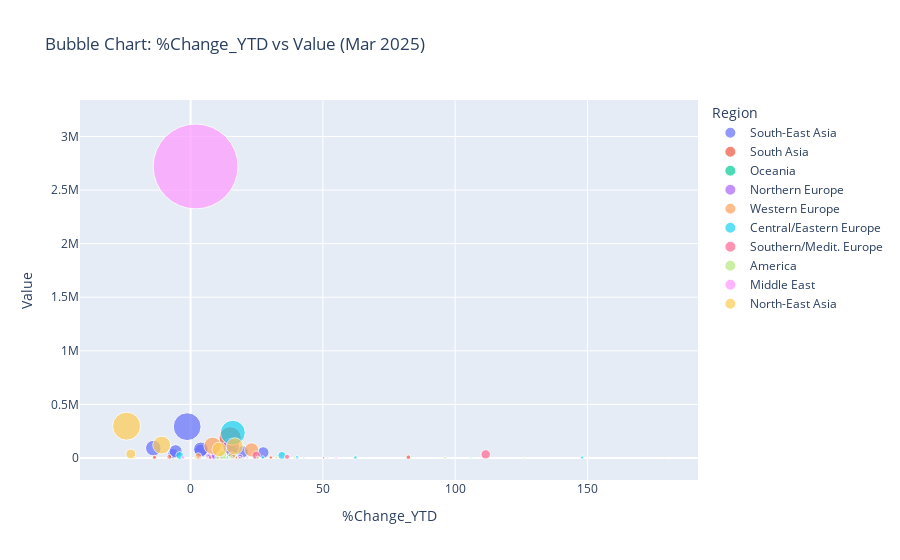

Write notebook code for a chart like this one.
### Code cell
mar_2025 = df_2025[df_2025['Month'] == 'Mar']
top10_mar = mar_2025.sort_values(by='Value', ascending=False).head(10)
top10_mar_cleaned = mar_2025[~mar_2025['Country'].str.contains("Total", case=False)]
# 1. Prepare data for Pareto Chart (Top 10 by Value in Mar 2025)
pareto_df = top10_mar_cleaned.sort_values(by='Value', ascending=False).copy()
pareto_df['Cumulative'] = pareto_df['Value'].cumsum()
pareto_df['Cumulative %'] = 100 * pareto_df['Cumulative'] / pareto_df['Value'].sum()


# 3. Bubble Chart (Mar 2025: Value vs %Change_YTD)
mar_bubble = mar_2025[mar_2025['%Change_YTD'].notna()]

# Bubble Chart: Value vs %Change_YTD
fig_bubble = px.scatter(mar_bubble, x='%Change_YTD', y='Value', size='Value',
                        color='Region', hover_name='Country',
                        title='Bubble Chart: %Change_YTD vs Value (Mar 2025)',
                        size_max=60)
fig_bubble.show()

### Figure 1 — Plotly figure (JSON) as saved in the notebook; plotly's stock layout.template omitted (floating-point values rounded to 4 significant figures)
{"data": [{"hovertemplate": "<b>%{hovertext}</b><br><br>Region=South-East Asia<br>%Change_YTD=%{x}<br>Value=%{marker.size}<extra></extra>", "hovertext": ["Brunei", "Cambodia", "Indonesia", "Laos", "Malaysia", "Myanmar", "Philippines", "Singapore", "Vietnam"], "legendgroup": "South-East Asia", "marker": {"color": "#636efa", "size": [856, 41087, 66486, 92192, 292436, 57188, 51046, 81349, 63945], "sizemode": "area", "sizeref": 755.7, "symbol": "circle"}, "mode": "markers", "name": "South-East Asia", "orientation": "v", "showlegend": true, "type": "scatter", "x": [-6.61, -6.61, 3.91, -14.08, -1.29, 19.49, 27.45, 3.9, -5.66], "xaxis": "x", "y": [856, 41087, 66486, 92192, 292436, 57188, 51046, 81349, 63945], "yaxis": "y"}, {"hovertemplate": "<b>%{hovertext}</b><br><br>Region=South Asia<br>%Change_YTD=%{x}<br>Value=%{marker.size}<extra></extra>", "hovertext": ["Bangladesh", "Bhutan", "India", "Iran", "Maldives", "Nepal", "Pakistan", "Sri Lanka"], "legendgroup": "South Asia", "marker": {"color": "#EF553B", "size": [6202, 1805, 187973, 8912, 1052, 4292, 3736, 7766], "sizemode": "area", "sizeref": 755.7, "symbol": "circle"}, "mode": "markers", "name": "South Asia", "orientation": "v", "showlegend": true, "type": "scatter", "x": [-13.63, 50.26, 14.97, -8.05, -8.4, 30.34, 17.22, 82.31], "xaxis": "x", "y": [6202, 1805, 187973, 8912, 1052, 4292, 3736, 7766], "yaxis": "y"}, {"hovertemplate": "<b>%{hovertext}</b><br><br>Region=Oceania<br>%Change_YTD=%{x}<br>Value=%{marker.size}<extra></extra>", "hovertext": ["Australia", "New Zealand"], "legendgroup": "Oceania", "marker": {"color": "#00cc96", "size": [59395, 7172], "sizemode": "area", "sizeref": 755.7, "symbol": "circle"}, "mode": "markers", "name": "Oceania", "orientation": "v", "showlegend": true, "type": "scatter", "x": [15.62, 12.11], "xaxis": "x", "y": [59395, 7172], "yaxis": "y"}, {"hovertemplate": "<b>%{hovertext}</b><br><br>Region=Northern Europe<br>%Change_YTD=%{x}<br>Value=%{marker.size}<extra></extra>", "hovertext": ["Denmark", "Finland", "Iceland", "Ireland", "Norway", "Sweden", "United Kingdom"], "legendgroup": "Northern Europe", "marker": {"color": "#ab63fa", "size": [16334, 11375, 355, 7270, 10277, 23215, 106268], "sizemode": "area", "sizeref": 755.7, "symbol": "circle"}, "mode": "markers", "name": "Northern Europe", "orientation": "v", "showlegend": true, "type": "scatter", "x": [6.88, 7.09, 16.77, 8.38, 18.8, 9.23, 15.36], "xaxis": "x", "y": [16334, 11375, 355, 7270, 10277, 23215, 106268], "yaxis": "y"}, {"hovertemplate": "<b>%{hovertext}</b><br><br>Region=Western Europe<br>%Change_YTD=%{x}<br>Value=%{marker.size}<extra></extra>", "hovertext": ["Austria", "Belgium", "France", "Germany", "Luxembourg", "Netherlands", "Switzerland"], "legendgroup": "Western Europe", "marker": {"color": "#FFA15A", "size": [11824, 8953, 75971, 114276, 634, 20955, 17460], "sizemode": "area", "sizeref": 755.7, "symbol": "circle"}, "mode": "markers", "name": "Western Europe", "orientation": "v", "showlegend": true, "type": "scatter", "x": [10.55, 12.46, 23.08, 8.32, 6.89, 15.64, 2.91], "xaxis": "x", "y": [11824, 8953, 75971, 114276, 634, 20955, 17460], "yaxis": "y"}, {"hovertemplate": "<b>%{hovertext}</b><br><br>Region=Central/Eastern Europe<br>%Change_YTD=%{x}<br>Value=%{marker.size}<extra></extra>", "hovertext": ["Belarus", "Bulgaria", "Czech Republic", "Estonia", "Hungary", "Kazakhstan", "Kyrgyzstan", "Latvia", "Lithuania", "Poland", "Romania", "Russian Federation", "Slovakia", "Ukraine", "Uzbekistan"], "legendgroup": "Central/Eastern Europe", "marker": {"color": "#19d3f3", "size": [4178, 2462, 8321, 2484, 4571, 23517, 1046, 1778, 3183, 24059, 5338, 235682, 4455, 4817, 4673], "sizemode": "area", "sizeref": 755.7, "symbol": "circle"}, "mode": "markers", "name": "Central/Eastern Europe", "orientation": "v", "showlegend": true, "type": "scatter", "x": [148.0, 18.76, 10.02, 23.98, 13.73, -4.11, 105.9, 14.88, 12.35, 34.51, 40.22, 15.96, 27.29, 12.05, 62.29], "xaxis": "x", "y": [4178, 2462, 8321, 2484, 4571, 23517, 1046, 1778, 3183, 24059, 5338, 235682, 4455, 4817, 4673], "yaxis": "y"}, {"hovertemplate": "<b>%{hovertext}</b><br><br>Region=Southern/Medit. Europe<br>%Change_YTD=%{x}<br>Value=%{marker.size}<extra></extra>", "hovertext": ["Croatia", "Cyprus", "Greece", "Israel", "Italy", "Portugal", "Serbia", "Slovenia", "Spain", "Turkey"], "legendgroup": "Southern/Medit. Europe", "marker": {"color": "#FF6692", "size": [1161, 424, 2279, 33613, 25857, 5232, 1372, 1125, 13545, 10727], "sizemode": "area", "sizeref": 755.7, "symbol": "circle"}, "mode": "markers", "name": "Southern/Medit. Europe", "orientation": "v", "showlegend": true, "type": "scatter", "x": [42.8, 40.25, 18.6, 111.6, 24.78, 7.39, 21.55, 20.02, 10.88, 36.48], "xaxis": "x", "y": [1161, 424, 2279, 33613, 25857, 5232, 1372, 1125, 13545, 10727], "yaxis": "y"}, {"hovertemplate": "<b>%{hovertext}</b><br><br>Region=America<br>%Change_YTD=%{x}<br>Value=%{marker.size}<extra></extra>", "hovertext": ["Canada", "Mexico", "Argentina", "Brazil", "Chile", "Colombia", "Peru", "Uruguay", "Bahrain", "Egypt", "Iraq", "Jordan", "Kuwait", "Lebanon", "Oman", "Qatar", "Saudi Arabia"], "legendgroup": "America", "marker": {"color": "#B6E880", "size": [28198, 4628, 3396, 7068, 1772, 2568, 844, 441, 696, 1130, 895, 1295, 2065, 891, 1213, 1851, 4469], "sizemode": "area", "sizeref": 755.7, "symbol": "circle"}, "mode": "markers", "name": "America", "orientation": "v", "showlegend": true, "type": "scatter", "x": [12.03, 15.38, 25.39, 10.35, 6.31, 96.2, 10.91, 15.24, 6.12, 28.94, 157.7, 126.2, 1.94, 61.06, 13.25, 39.25, 12.83], "xaxis": "x", "y": [28198, 4628, 3396, 7068, 1772, 2568, 844, 441, 696, 1130, 895, 1295, 2065, 891, 1213, 1851, 4469], "yaxis": "y"}, {"hovertemplate": "<b>%{hovertext}</b><br><br>Region=Middle East<br>%Change_YTD=%{x}<br>Value=%{marker.size}<extra></extra>", "hovertext": ["Yemen", "Other in Middle East", "Morocco", "South  Africa", "Ethiopia", "Kenya", "Mauritius", "Other in Africa", "Grand Total"], "legendgroup": "Middle East", "marker": {"color": "#FF97FF", "size": [274, 478, 829, 5009, 1111, 338, 1437, 2185, 2720457], "sizemode": "area", "sizeref": 755.7, "symbol": "circle"}, "mode": "markers", "name": "Middle East", "orientation": "v", "showlegend": true, "type": "scatter", "x": [16.65, 54.69, 179.0, -2.83, 3.67, 0.2, 51.89, 55, 1.91], "xaxis": "x", "y": [274, 478, 829, 5009, 1111, 338, 1437, 2185, 2720457], "yaxis": "y"}, {"hovertemplate": "<b>%{hovertext}</b><br><br>Region=North-East Asia<br>%Change_YTD=%{x}<br>Value=%{marker.size}<extra></extra>", "hovertext": ["China", "Hong Kong (China)", "Japan", "North Korea", "Korea (Republic of)", "Macao (China)", "Mongolia", "Taiwan"], "legendgroup": "North-East Asia", "marker": {"color": "#FECB52", "size": [297113, 37395, 109173, 2, 120775, 1993, 2569, 79879], "sizemode": "area", "sizeref": 755.7, "symbol": "circle"}, "mode": "markers", "name": "North-East Asia", "orientation": "v", "showlegend": true, "type": "scatter", "x": [-24.19, -22.59, 16.7, -27.27, -10.9, -21.11, 32.39, 10.82], "xaxis": "x", "y": [297113, 37395, 109173, 2, 120775, 1993, 2569, 79879], "yaxis": "y"}], "layout": {"legend": {"itemsizing": "constant", "title": {"text": "Region"}, "tracegroupgap": 0}, "title": {"text": "Bubble Chart: %Change_YTD vs Value (Mar 2025)"}, "xaxis": {"anchor": "y", "domain": [0, 1], "title": {"text": "%Change_YTD"}}, "yaxis": {"anchor": "x", "domain": [0, 1], "title": {"text": "Value"}}}}
